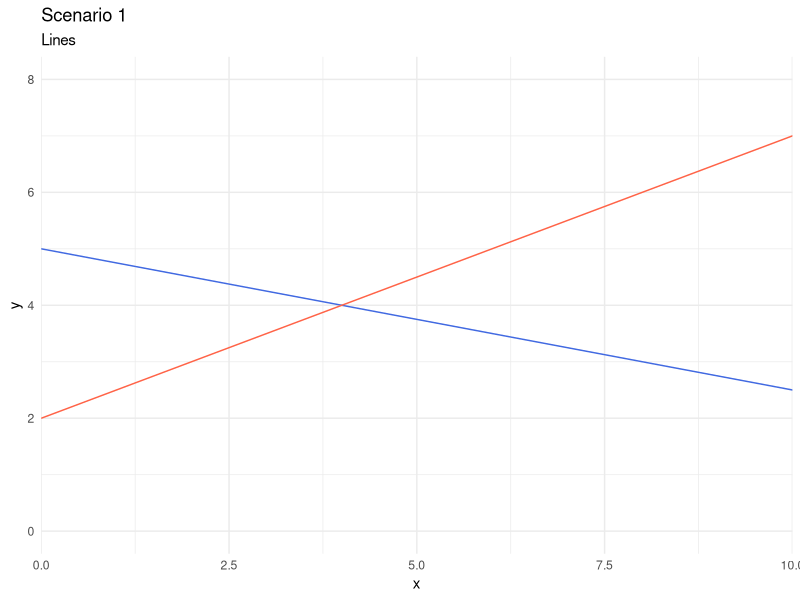
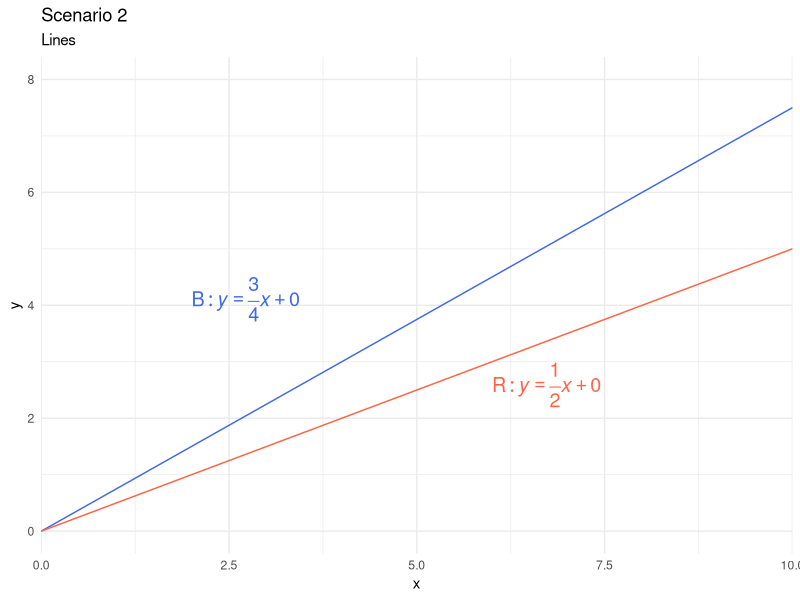
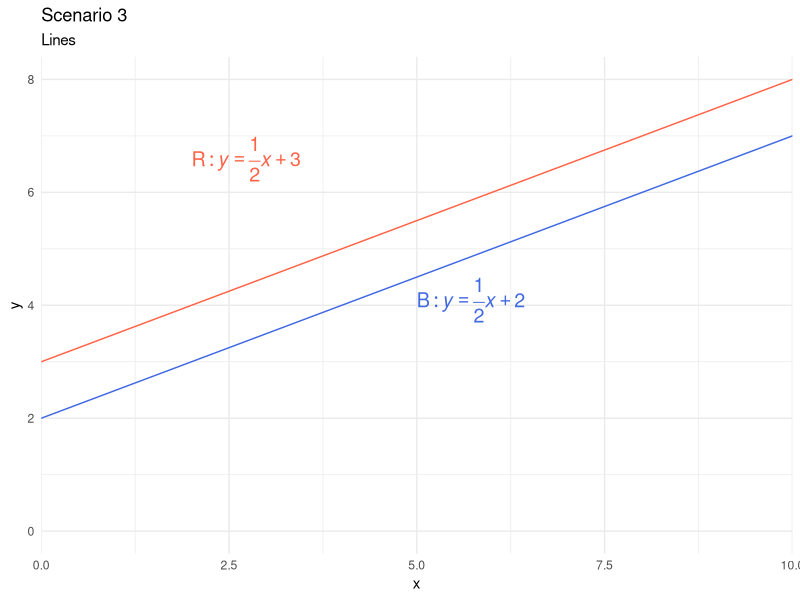
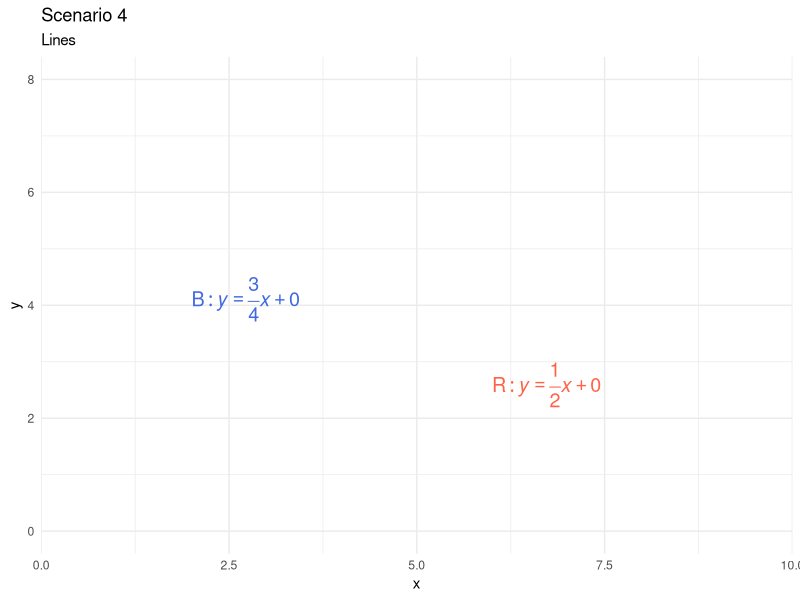
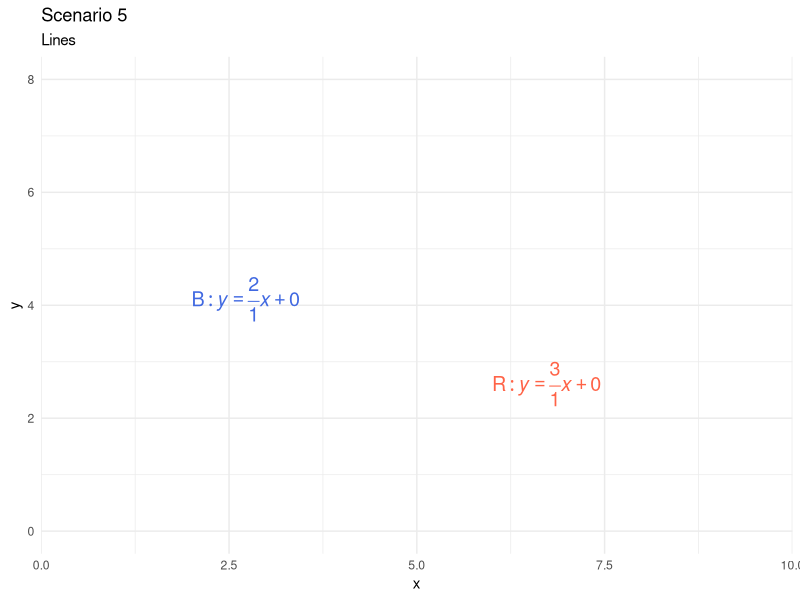

Write the R code that produced these figures, in order.
## ---- chunk 1
#| echo: false
library(ggplot2)
d       <- tibble::tibble(x = 1:10, y = (1:10)/10)
color_a <- "royalblue"
color_b <- "tomato"
## ---- chunk 2
#| echo: false
ggplot(d, aes(x = x, y = y)) +
  geom_line(color = "transparent") +
  geom_abline(slope = -.25, intercept = 5, color = color_a) +
  geom_abline(slope = .50, intercept = 2, color = color_b) +
  # annotate(
  #   "text", 
  #   label="B: italic(y) == over(3, 4)*italic(x) + 0", 
  #   x = 2, y = 4.5, 
  #   parse=T, size=5, hjust=0, vjust=1, color=color_a
  # ) +
  # annotate(
  #   "text", 
  #   label="R: italic(y) == over(1, 2)*italic(x) + 0", 
  #   x = 6, y = 3, 
  #   parse=T, size=5, hjust=0, vjust=1, color=color_b
  # ) +
  scale_x_continuous(expand = expansion(add = 0)) +
  coord_cartesian(xlim = c(0, 10), ylim = c(0, 8)) +
  theme_minimal() +
  labs(
    title    = "Scenario 1", 
    subtitle = "Lines", 
    y        = "y"
  )
## ---- chunk 3
#| echo: false
ggplot(d, aes(x = x, y = y)) +
  # geom_line() +
  geom_abline(slope = .75, intercept = 0, color = color_a) +
  geom_abline(slope = .50, intercept = 0, color = color_b) +
  annotate(
    "text", 
    label="B: italic(y) == over(3, 4)*italic(x) + 0", 
    x = 2, y = 4.5, 
    parse=T, size=5, hjust=0, vjust=1, color=color_a
  ) +
  annotate(
    "text", 
    label="R: italic(y) == over(1, 2)*italic(x) + 0", 
    x = 6, y = 3, 
    parse=T, size=5, hjust=0, vjust=1, color=color_b
  ) +
  scale_x_continuous(expand = expansion(add = 0)) +
  coord_cartesian(xlim = c(0, 10), ylim = c(0, 8)) +
  theme_minimal() +
  labs(
    title    = "Scenario 2", 
    subtitle = "Lines", 
    y        = "y"
  )
## ---- chunk 4
#| echo: false
ggplot(d, aes(x = x, y = y)) +
  # geom_line() +
  geom_abline(slope = .50, intercept = 2, color = color_a) +
  geom_abline(slope = .50, intercept = 3, color = color_b) +
  annotate(
    "text", 
    label="B: italic(y) == over(1, 2)*italic(x) + 2", 
    x = 5, y = 4.5, 
    parse=T, size=5, hjust=0, vjust=1, color=color_a
  ) +
  annotate(
    "text", 
    label="R: italic(y) == over(1, 2)*italic(x) + 3", 
    x = 2, y = 7, 
    parse=T, size=5, hjust=0, vjust=1, color=color_b
  ) +
  scale_x_continuous(expand = expansion(add = 0)) +
  coord_cartesian(xlim = c(0, 10), ylim = c(0, 8)) +
  theme_minimal() +
  labs(
    title    = "Scenario 3", 
    subtitle = "Lines", 
    y        = "y"
  )
## ---- chunk 5
#| echo: false
ggplot(d, aes(x = x, y = y)) +
  # geom_line() +
  # geom_abline(slope = .50, intercept = 2, color = color_a) +
  # geom_abline(slope = .50, intercept = 3, color = color_b) +
  annotate(
    "text", 
    label="B: italic(y) == over(3, 4)*italic(x) + 0", 
    x = 2, y = 4.5, 
    parse=T, size=5, hjust=0, vjust=1, color=color_a
  ) +
  annotate(
    "text", 
    label="R: italic(y) == over(1, 2)*italic(x) + 0", 
    x = 6, y = 3, 
    parse=T, size=5, hjust=0, vjust=1, color=color_b
  ) +
  scale_x_continuous(expand = expansion(add = 0)) +
  coord_cartesian(xlim = c(0, 10), ylim = c(0, 8)) +
  theme_minimal() +
  labs(
    title    = "Scenario 4", 
    subtitle = "Lines", 
    y        = "y"
  )
## ---- chunk 6
#| echo: false
ggplot(d, aes(x = x, y = y)) +
  # geom_line() +
  # geom_abline(slope = .50, intercept = 2, color = color_a) +
  # geom_abline(slope = .50, intercept = 3, color = color_b) +
  annotate(
    "text", 
    label="B: italic(y) == over(2, 1)*italic(x) + 0", 
    x = 2, y = 4.5, 
    parse=T, size=5, hjust=0, vjust=1, color=color_a
  ) +
  annotate(
    "text", 
    label="R: italic(y) == over(3, 1)*italic(x) + 0", 
    x = 6, y = 3, 
    parse=T, size=5, hjust=0, vjust=1, color=color_b
  ) +
  scale_x_continuous(expand = expansion(add = 0)) +
  coord_cartesian(xlim = c(0, 10), ylim = c(0, 8)) +
  theme_minimal() +
  labs(
    title    = "Scenario 5", 
    subtitle = "Lines", 
    y        = "y"
  )
